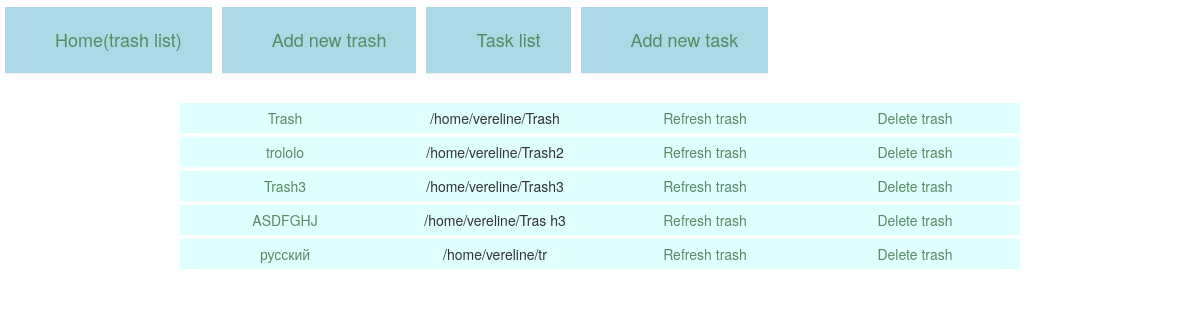
The app's page /, older data.
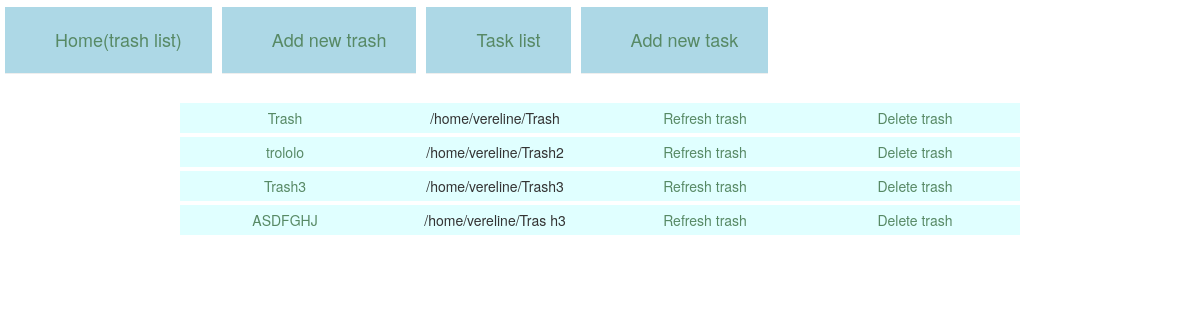
The same page, newer data.
### trashes/models.py (models this page shows, shortened)
class Trash(models.Model):
    name = models.CharField(max_length=256)
    path = models.CharField(max_length=256)
    info_path = models.CharField(max_length=256, default=' ')
    info_txt_path = models.CharField(max_length=256, default=' ')
    info_logging_path = models.CharField(max_length=256, default=' ')
    maximum_size = models.PositiveIntegerField(default=1000, validators=[MaxValueValidator(50000000), ])
    maximum_time = models.PositiveIntegerField(default=7, validators=[MaxValueValidator(50000000), ])
    policy_time = models.BooleanField(default=False)
    policy_size = models.BooleanField(default=False)
    is_busy = models.BooleanField(default=False)
    class Meta:
        db_table = 'trashes'

### trashes/views.py (the view)
# urls.py: url(r'^$', views.Main.as_view(), name='main'),
class Main(ListView):
    template_name = 'main.html'
    model = Trash

### templates/main.html
{% extends 'base.html' %}
{% block content %}
<table>
    <tbody>
        <tr>
            <td ><div class="page-header"><a href={% url 'main' %}>Home(trash list)</a></div></td>
            <td ><div class="page-header"><a href={% url 'add_trash' %}>Add new trash</a></div></td>
            <td ><div class="page-header"><a href={% url 'task_list'%}>Task list</a></div></td>
            <td ><div class="page-header"><a href={% url 'add_task'%}>Add new task</a></div></td>
        </tr>
    </tbody>
    </table>
{% for obj in object_list %}
    <table style="margin-left: auto; margin-right: auto; background-color: #E0FFFF" width= 70%>
    <tbody>
        <tr>
            <td style="width: 25%; text-align: center"><div><a href={% url 'define_action' pk=obj.pk %}>{{ obj.name }}</a></div></td>
            <td style="width: 25%; text-align: center"><div>{{ obj.path }}</div></td>
            <td style="width: 25%; text-align: center"><div><a href={% url 'refresh_trash' pk=obj.pk %}>Refresh trash</a></div></td>
            <td style="width: 25%; text-align: center"><div><a href={% url 'delete_trash' pk=obj.pk %}>Delete trash</a></div></td>
        </tr>
    </tbody>
    </table>
{% endfor %}
{% endblock %}

Row changes from the older to the newer data that the page shows:
removed Trash: name "русский", path "/home/vereline/tr"
